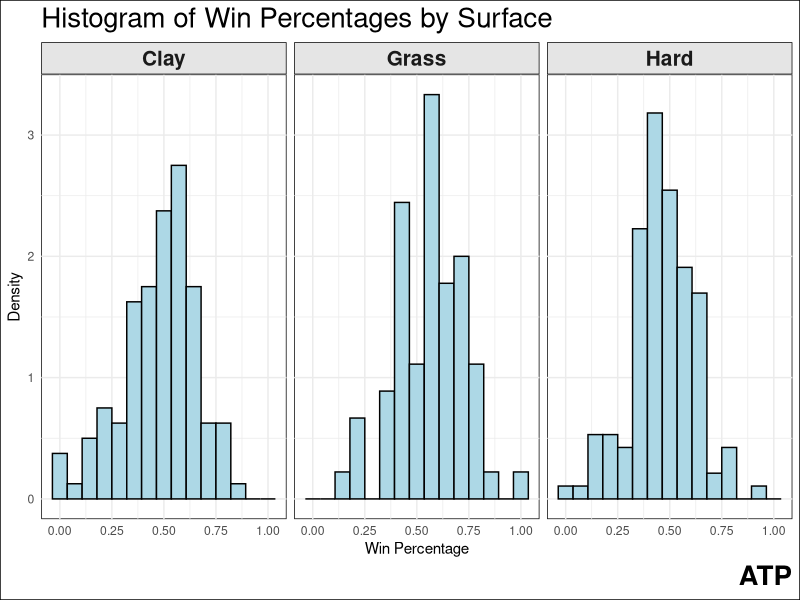
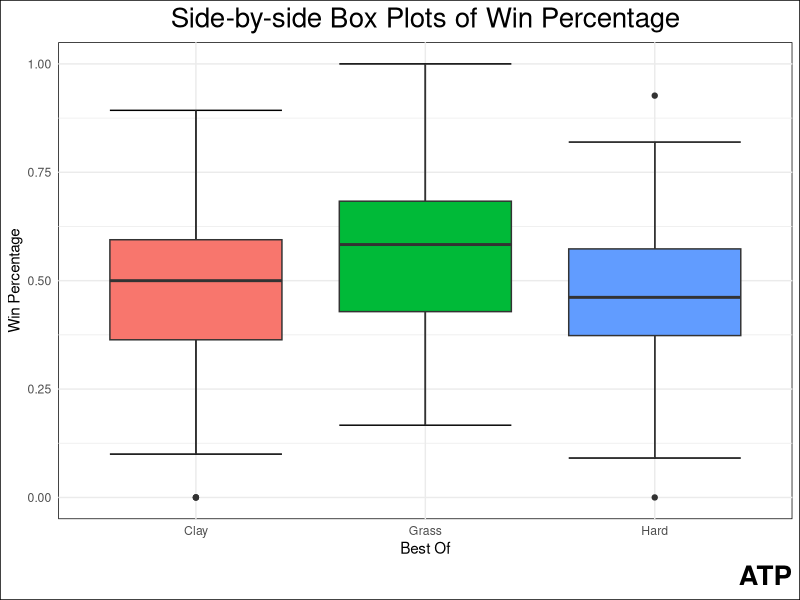
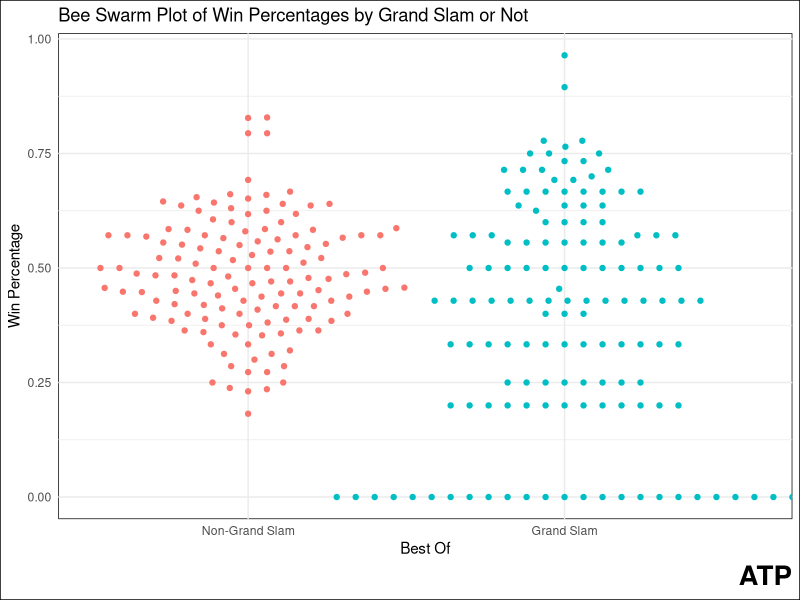

Source code (R) for these figures, in order:
## ---- chunk 1
library(tidyverse)
## ---- chunk 2
atp <- read_csv(here::here("esselt21/tennis_module/exploration/atp_2023.csv"))
## ---- chunk 3
# creating win percentages
GSwinPercentage <-
  atp |>
  group_by(player, best_of) |>
  summarise(winPct = mean(result == "Winner"),
            matches = n()) |>
  mutate(best_of = as_factor(best_of),
         best_of = fct_recode(best_of, "Non-Grand Slam" = "3", "Grand Slam" = "5"))

winPercentage <-
  atp |>
  group_by(player, surface) |>
  summarise(winPct = mean(result == "Winner"),
            matches = n()) |>
  filter(matches >= 5) |>
  mutate(surface = as_factor(surface),
         surface = fct_relevel(surface, c("Clay", "Grass", "Hard")))
## ---- chunk 4
# histogram of win percentage by surface
winPercentage |>
  ggplot(aes(x = winPct,
             y = after_stat(density))) +
  geom_histogram(fill = 'lightblue',
                 color = 'black',
                 bins = 15) +
  facet_grid(~surface) +
  theme_minimal() +
  theme(plot.background = element_rect(fill = 'white'),
        panel.background = element_rect(fill = 'white'),
        strip.background = element_rect(colour = 'black',
                                        fill = 'gray90'),
        strip.text = element_text(size = 15,
                                  face = 'bold'),
        plot.caption = element_text(size = 20,
                                    face = 'bold'),
        plot.title = element_text(size = 20)) +
  labs(x = 'Win Percentage',
       y = 'Density',
       title = 'Histogram of Win Percentages by Surface',
       caption = "ATP")
## ---- chunk 5
# five number summary and standard deviation
cWPercentage <-
  winPercentage |>
  filter(surface == 'Clay') |>
  pull(winPct)

gWPercentage <-
  winPercentage |>
  filter(surface == 'Grass') |>
  pull(winPct)

hWPercentage <-
  winPercentage |>
  filter(surface == 'Hard') |>
  pull(winPct)

claySummary <- summary(cWPercentage)
hardSummary <- summary(hWPercentage)
grassSummary <- summary(gWPercentage)

claySummary
grassSummary
hardSummary
## ---- chunk 6
# box plot of win percentage by surface
winPercentage |>
  ggplot(aes(x = surface,
             y = winPct,
             fill = surface)) +
  stat_boxplot(geom = 'errorbar') +
  geom_boxplot() +
  theme_minimal() +
  theme(panel.background = element_rect(fill = 'white'),
        plot.background = element_rect(fill = 'white'),
        plot.title = element_text(size = 20,
                                  hjust = 0.5),
        plot.caption = element_text(size = 20,
                                    face = 'bold'),
        legend.position = 'none') +
  labs(x = 'Best Of',
       y = 'Win Percentage',
       title = 'Side-by-side Box Plots of Win Percentage',
       caption = 'ATP')
## ---- chunk 7
# bee swarm plot of win percentage by type of tournament
library(ggbeeswarm)

GSwinPercentage |>
  ggplot(aes(x = best_of,
             y = winPct,
             color = best_of)) +
  geom_beeswarm(cex = 3) +
  labs(x = "Best Of",
       y = "Win Percentage",
       title = "Bee Swarm Plot of Win Percentages by Grand Slam or Not",
       caption = "ATP") +
  theme_minimal() +
  theme(plot.background = element_rect(fill = 'white'),
        panel.background = element_rect(fill = 'white'),
        plot.caption = element_text(size = 20,
                                    face = 'bold'),
        legend.position = "none")
